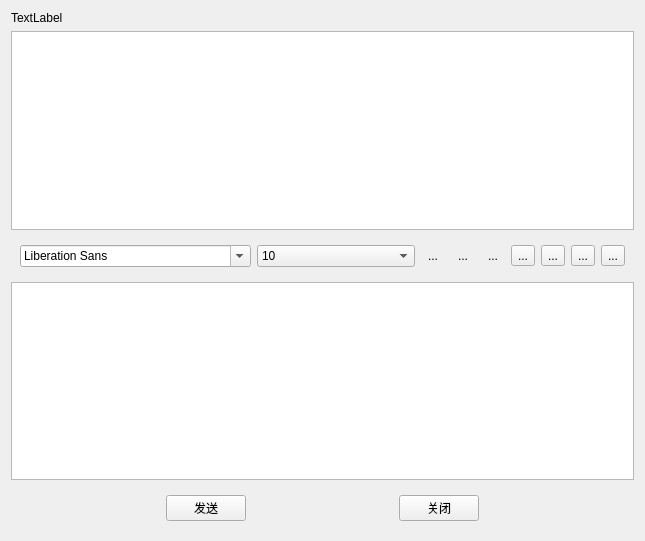
<?xml version="1.0" encoding="UTF-8"?>
<ui version="4.0">
 <class>chat</class>
 <widget class="QWidget" name="chat">
  <property name="geometry">
   <rect>
    <x>0</x>
    <y>0</y>
    <width>645</width>
    <height>541</height>
   </rect>
  </property>
  <property name="windowTitle">
   <string>Form</string>
  </property>
  <layout class="QVBoxLayout" name="verticalLayout">
   <item>
    <widget class="QLabel" name="label">
     <property name="text">
      <string>TextLabel</string>
     </property>
    </widget>
   </item>
   <item>
    <widget class="QTextBrowser" name="textBrowser"/>
   </item>
   <item>
    <widget class="QWidget" name="widget_4" native="true">
     <layout class="QHBoxLayout" name="horizontalLayout">
      <item>
       <widget class="QFontComboBox" name="fontComboBox"/>
      </item>
      <item>
       <widget class="QComboBox" name="sizecomboBox">
        <property name="currentIndex">
         <number>5</number>
        </property>
        <item>
         <property name="text">
          <string>5</string>
         </property>
        </item>
        <item>
         <property name="text">
          <string>6</string>
         </property>
        </item>
        <item>
         <property name="text">
          <string>7</string>
         </property>
        </item>
        <item>
         <property name="text">
          <string>8</string>
         </property>
        </item>
        <item>
         <property name="text">
          <string>9</string>
         </property>
        </item>
        <item>
         <property name="text">
          <string>10</string>
         </property>
        </item>
        <item>
         <property name="text">
          <string>11</string>
         </property>
        </item>
        <item>
         <property name="text">
          <string>12</string>
         </property>
        </item>
        <item>
         <property name="text">
          <string>13</string>
         </property>
        </item>
        <item>
         <property name="text">
          <string>14</string>
         </property>
        </item>
        <item>
         <property name="text">
          <string>15</string>
         </property>
        </item>
        <item>
         <property name="text">
          <string>16</string>
         </property>
        </item>
        <item>
         <property name="text">
          <string>17</string>
         </property>
        </item>
        <item>
         <property name="text">
          <string>18</string>
         </property>
        </item>
        <item>
         <property name="text">
          <string>19</string>
         </property>
        </item>
        <item>
         <property name="text">
          <string>20</string>
         </property>
        </item>
        <item>
         <property name="text">
          <string>21</string>
         </property>
        </item>
        <item>
         <property name="text">
          <string>22</string>
         </property>
        </item>
        <item>
         <property name="text">
          <string>23</string>
         </property>
        </item>
        <item>
         <property name="text">
          <string>24</string>
         </property>
        </item>
       </widget>
      </item>
      <item>
       <widget class="QToolButton" name="boldBtn">
        <property name="text">
         <string>...</string>
        </property>
        <property name="icon">
         <iconset resource="icon/res.qrc">
          <normaloff>:/bold.png</normaloff>:/bold.png</iconset>
        </property>
        <property name="checkable">
         <bool>true</bool>
        </property>
        <property name="autoRaise">
         <bool>true</bool>
        </property>
       </widget>
      </item>
      <item>
       <widget class="QToolButton" name="italicBtn">
        <property name="text">
         <string>...</string>
        </property>
        <property name="icon">
         <iconset resource="icon/res.qrc">
          <normaloff>:/italic.png</normaloff>:/italic.png</iconset>
        </property>
        <property name="checkable">
         <bool>true</bool>
        </property>
        <property name="autoRaise">
         <bool>true</bool>
        </property>
       </widget>
      </item>
      <item>
       <widget class="QToolButton" name="underlineBtn">
        <property name="text">
         <string>...</string>
        </property>
        <property name="icon">
         <iconset resource="icon/res.qrc">
          <normaloff>:/underline.png</normaloff>:/underline.png</iconset>
        </property>
        <property name="checkable">
         <bool>true</bool>
        </property>
        <property name="autoRaise">
         <bool>true</bool>
        </property>
       </widget>
      </item>
      <item>
       <widget class="QToolButton" name="colorBtn">
        <property name="text">
         <string>...</string>
        </property>
        <property name="icon">
         <iconset resource="icon/res.qrc">
          <normaloff>:/Color-1.png</normaloff>:/Color-1.png</iconset>
        </property>
       </widget>
      </item>
      <item>
       <widget class="QToolButton" name="sendBtn">
        <property name="text">
         <string>...</string>
        </property>
        <property name="icon">
         <iconset resource="icon/res.qrc">
          <normaloff>:/send.png</normaloff>:/send.png</iconset>
        </property>
       </widget>
      </item>
      <item>
       <widget class="QToolButton" name="saveBtn">
        <property name="text">
         <string>...</string>
        </property>
        <property name="icon">
         <iconset resource="icon/res.qrc">
          <normaloff>:/save.png</normaloff>:/save.png</iconset>
        </property>
       </widget>
      </item>
      <item>
       <widget class="QToolButton" name="clearnBtn">
        <property name="text">
         <string>...</string>
        </property>
        <property name="icon">
         <iconset resource="icon/res.qrc">
          <normaloff>:/clear.png</normaloff>:/clear.png</iconset>
        </property>
       </widget>
      </item>
     </layout>
    </widget>
   </item>
   <item>
    <widget class="QTextEdit" name="textEdit"/>
   </item>
   <item>
    <widget class="QWidget" name="widget" native="true">
     <layout class="QHBoxLayout" name="horizontalLayout_2">
      <item>
       <spacer name="horizontalSpacer">
        <property name="orientation">
         <enum>Qt::Orientation::Horizontal</enum>
        </property>
        <property name="sizeHint" stdset="0">
         <size>
          <width>40</width>
          <height>20</height>
         </size>
        </property>
       </spacer>
      </item>
      <item>
       <widget class="QPushButton" name="sendbtn">
        <property name="text">
         <string>发送</string>
        </property>
       </widget>
      </item>
      <item>
       <spacer name="horizontalSpacer_2">
        <property name="orientation">
         <enum>Qt::Orientation::Horizontal</enum>
        </property>
        <property name="sizeHint" stdset="0">
         <size>
          <width>40</width>
          <height>20</height>
         </size>
        </property>
       </spacer>
      </item>
      <item>
       <widget class="QPushButton" name="closeBtn">
        <property name="text">
         <string>关闭</string>
        </property>
       </widget>
      </item>
      <item>
       <spacer name="horizontalSpacer_3">
        <property name="orientation">
         <enum>Qt::Orientation::Horizontal</enum>
        </property>
        <property name="sizeHint" stdset="0">
         <size>
          <width>40</width>
          <height>20</height>
         </size>
        </property>
       </spacer>
      </item>
     </layout>
    </widget>
   </item>
  </layout>
 </widget>
 <resources>
  <include location="icon/res.qrc"/>
 </resources>
 <connections/>
</ui>
